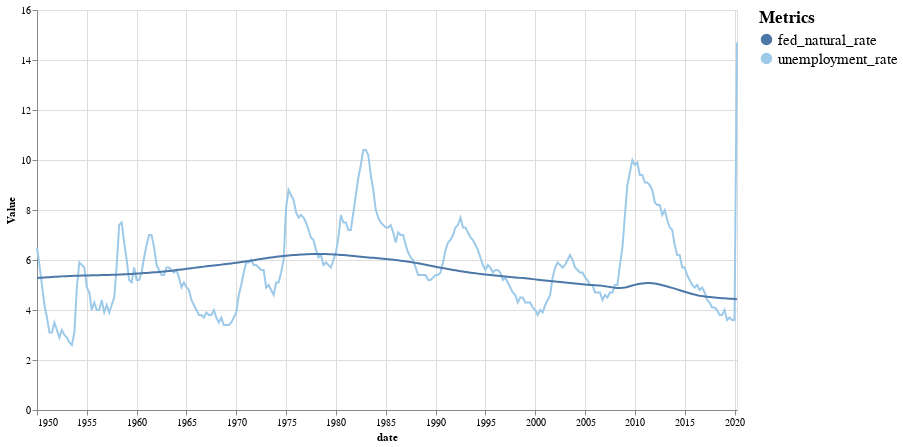

This figure's notebook cell:
### Markdown cell above
### Unemployment Rated

### Code cell
def gpct(input, logged,recent):
  
  _input = formatMacros(input)

  if recent:
    return make_multi_LineGraph(_input[_input.date > yearsago], logged)

  else:
      
    return make_multi_LineGraph(_input, logged)

gpct(employment, False, False)

### Figure 1 — Vega-Lite specification as saved in the notebook (floating-point values rounded to 4 significant figures; data arrays with more than 128 entries replaced by an {"elided": "..."} marker saying what was removed)
{"config": {"view": {"continuousWidth": 400, "continuousHeight": 300}}, "layer": [{"mark": "line", "encoding": {"color": {"type": "nominal", "field": "Metric", "legend": {"labelFontSize": 15, "title": "Metrics", "titleFontSize": 17}, "scale": {"scheme": "tableau20"}}, "x": {"type": "temporal", "field": "date"}, "y": {"type": "quantitative", "field": "Value", "scale": {"type": "linear"}}}}, {"mark": {"type": "rule", "color": "#aaa"}, "encoding": {"x": {"type": "temporal", "field": "date"}}, "transform": [{"filter": {"selection": "selector035"}}]}, {"mark": "circle", "encoding": {"color": {"type": "nominal", "field": "Metric", "legend": {"labelFontSize": 15, "title": "Metrics", "titleFontSize": 17}, "scale": {"scheme": "tableau20"}}, "opacity": {"condition": {"value": 1, "selection": "selector035"}, "value": 0}, "x": {"type": "temporal", "field": "date"}, "y": {"type": "quantitative", "field": "Value", "scale": {"type": "linear"}}}, "selection": {"selector035": {"type": "multi", "fields": ["Metric"], "bind": "legend", "on": "mouseover", "nearest": true, "empty": "none"}}}, {"mark": {"type": "text", "align": "left", "dx": 5, "dy": -5, "stroke": "white", "strokeWidth": 2}, "encoding": {"color": {"type": "nominal", "field": "Metric", "legend": {"labelFontSize": 15, "title": "Metrics", "titleFontSize": 17}, "scale": {"scheme": "tableau20"}}, "text": {"type": "quantitative", "field": "Value"}, "x": {"type": "temporal", "field": "date"}, "y": {"type": "quantitative", "field": "Value", "scale": {"type": "linear"}}}, "transform": [{"filter": {"selection": "selector035"}}]}, {"mark": {"type": "text", "align": "left", "dx": 5, "dy": -5}, "encoding": {"color": {"type": "nominal", "field": "Metric", "legend": {"labelFontSize": 15, "title": "Metrics", "titleFontSize": 17}, "scale": {"scheme": "tableau20"}}, "text": {"type": "quantitative", "field": "Value"}, "x": {"type": "temporal", "field": "date"}, "y": {"type": "quantitative", "field": "Value", "scale": {"type": "linear"}}}, "transform": [{"filter": {"selection": "selector035"}}]}], "data": {"name": "data-3f36b1ec00ba7d05f54c2c062e15c51e"}, "height": 400, "width": 700, "$schema": "https://vega.github.io/schema/vega-lite/v4.8.1.json", "datasets": {"data-3f36b1ec00ba7d05f54c2c062e15c51e": {"elided": "564 records"}}}
